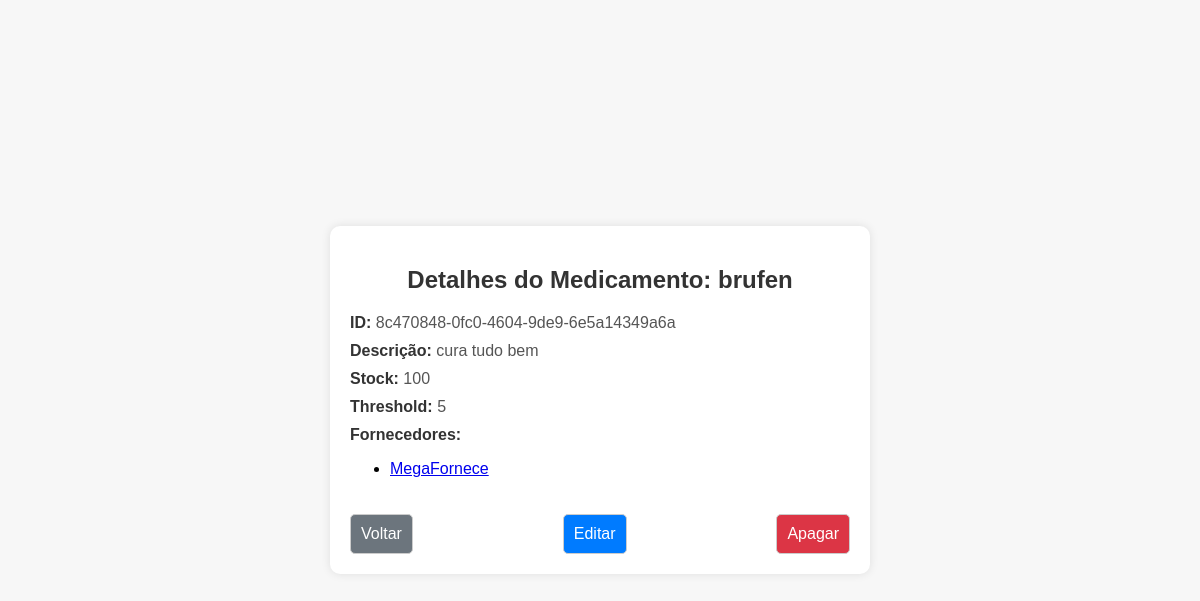
The app's page /glm/medicamento/detalhes/8c470848-0fc0-4604-9de9-6e5a14349a6a/ (signed in) with its own data.
### glm/models.py (models this page shows, shortened)
class Medicamento(models.Model):
    id = models.UUIDField(primary_key=True, default=uuid.uuid4, editable=False)
    nome = models.CharField(max_length=100)
    descricao = models.TextField()
    fornecedores = models.ManyToManyField(Fornecedor, blank=True)
    stock = models.IntegerField()
    threshold = models.IntegerField()

class Fornecedor(models.Model):
    id = models.UUIDField(primary_key=True, default=uuid.uuid4, editable=False)
    user = models.OneToOneField(User, on_delete=models.CASCADE)
    nome = models.CharField(max_length=100)
    contacto = models.CharField(max_length=15)
    email = models.EmailField()

### glm/views.py (the view)
# urls.py: path('medicamento/detalhes/<uuid:id>/', medicamento_detalhes, name='detalhes_medicamento'),
@login_required
def medicamento_detalhes(request, id):
    medicamento = get_object_or_404(Medicamento, id=id)
    fornecedores = None
    if request.user.is_staff:
        fornecedores = Fornecedor.objects.filter(medicamento=medicamento)
    return render(request, 'glm/medicamentos/detalhes_medicamento.html', {
        'medicamento': medicamento,
        'fornecedores': fornecedores
    })

### glm/templates/glm/medicamentos/detalhes_medicamento.html (shortened to what this page needs)
<!DOCTYPE html>
<html lang="pt-PT">
<head>
</head>
<body>
<div class="form-container">
    <h2>Detalhes do Medicamento: {{ medicamento.nome }}</h2>
    <div class="detalhes">
        <p><strong>ID:</strong> {{ medicamento.id }}</p>
        <p><strong>Descrição:</strong> {{ medicamento.descricao }}</p>
        <p><strong>Stock:</strong> {{ medicamento.stock }}</p>
        <p><strong>Threshold:</strong> {{ medicamento.threshold }}</p>
        {% if fornecedores %}
            <p><strong>Fornecedores:</strong></p>
            <ul>
                {% for fornecedor in fornecedores %}
                    <li>
                        <a href="{% url 'detalhes_fornecedor' fornecedor.id %}" class="item-name">{{ fornecedor.nome }}</a>
                    </li>
                {% endfor %}
            </ul>
        {% else %}
            <p><strong>Fornecedores:</strong> Não disponível para este utilizador.</p>
        {% endif %}
    </div>
    <div class="btn-container">
        <a href="javascript:window.history.back();" class="btn btn-cancel">Voltar</a>
        {% if user.is_staff %}
            <a href="{% url 'editar_medicamento' medicamento.id %}" class="btn btn-edit">Editar</a>
        {% endif %}
        <a href="{% url 'apagar_medicamento' medicamento.id %}" class="btn btn-delete">Apagar</a>
    </div>
</div>
</body>
</html>

### glm/templates/glm/medicamentos/detalhes_medicamento.html (style rules this page uses)
body { font-family: Arial, sans-serif; background-color: #f7f7f7; display: flex; justify-content: center; align-items: center; height: 100vh; margin: 0; padding: 0; }
.form-container { background: #fff; padding: 20px; border-radius: 10px; box-shadow: 0 0 10px rgba(0, 0, 0, 0.1); max-width: 500px; width: 100%; }
h2 { margin-bottom: 20px; text-align: center; color: #333; }
.detalhes p { margin: 10px 0; font-size: 16px; color: #555; }
.detalhes strong { color: #333; }
.btn-container { display: flex; justify-content: space-between; }
button, a.btn { padding: 10px; margin-top: 20px; border: 1px solid #ccc; border-radius: 5px; font-size: 16px; cursor: pointer; text-align: center; color: white; text-decoration: none; }
.btn-edit { background-color: #007bff; }
.btn-delete { background-color: #dc3545; }
.btn-cancel { background-color: #6c757d; }

### records on screen
Medicamento: nome "brufen", id "8c470848-0fc0-4604-9de9-6e5a14349a6a", descricao "cura tudo bem", stock "100", threshold "5"
Fornecedor: nome "MegaFornece"
